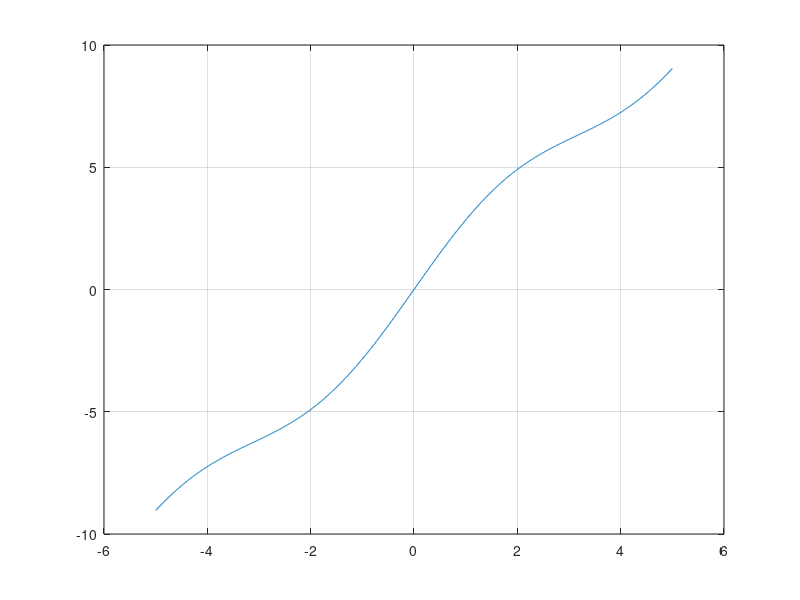

MATLAB code for this plot: (Note: this script raises an error after producing the figure.)
%% Staticki sistem
clc, clear;
t = -5:0.01:5;
u = @(t) t;
y = @(t,u) 2 * u(t) + sin(t);

plot(t,u(t));
hold on;
plot(t, y(t,u));
hold off;
legend('u', 'y');

%% Odnos ulaza i izlaza kod statickog sistema
plot(u(t), y(t,u));
grid on;

%% Dinamicki sistem
clc, clear;
t = 0: 0.01 : 10;
dinamicki = @(t, x) dinamicki_sistem(t,x);
[t, sol] = ode45(dinamicki, t, [0;0]);
x2 = sol(:,2);
plot(t,x2);
legend('x2');
%% Odnos ulaza i izlaza kod dinamickog sistema
plot(sin(t), x2, 'LineWidth', 1.5);
grid on;
